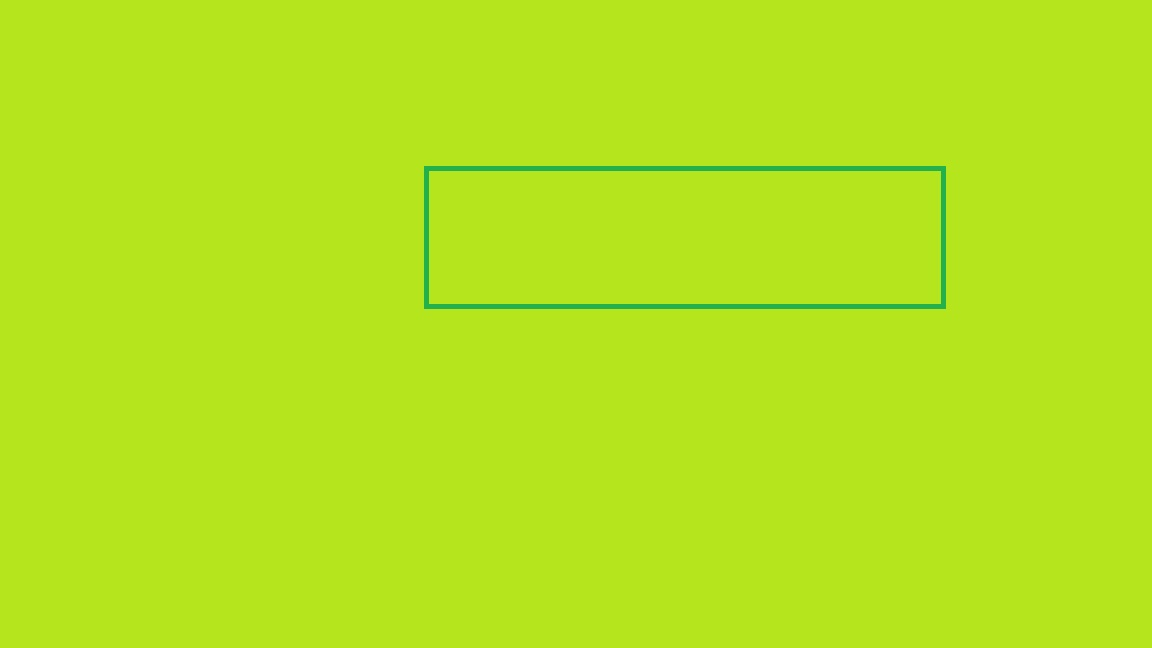
#> input picture image_test/Box_1.jpg, 1152 x 648 px
$ python bbox_2.py
#> lines starting #> are read from the running program, lines starting #| are printed output that depends on the picture; after the words box and inside, x2 and y2 are one past the last pixel; in counts of white or black regions, pixels touching at a corner belong together
import cv2 as cv

img = cv.imread('image_test/Box_1.jpg')
#> img is the input picture: shape (648, 1152, 3); mean B, G, R 29.4, 228.6, 179.7
# print(img.shape)

img_gray = cv.cvtColor(img, cv.COLOR_BGR2GRAY)
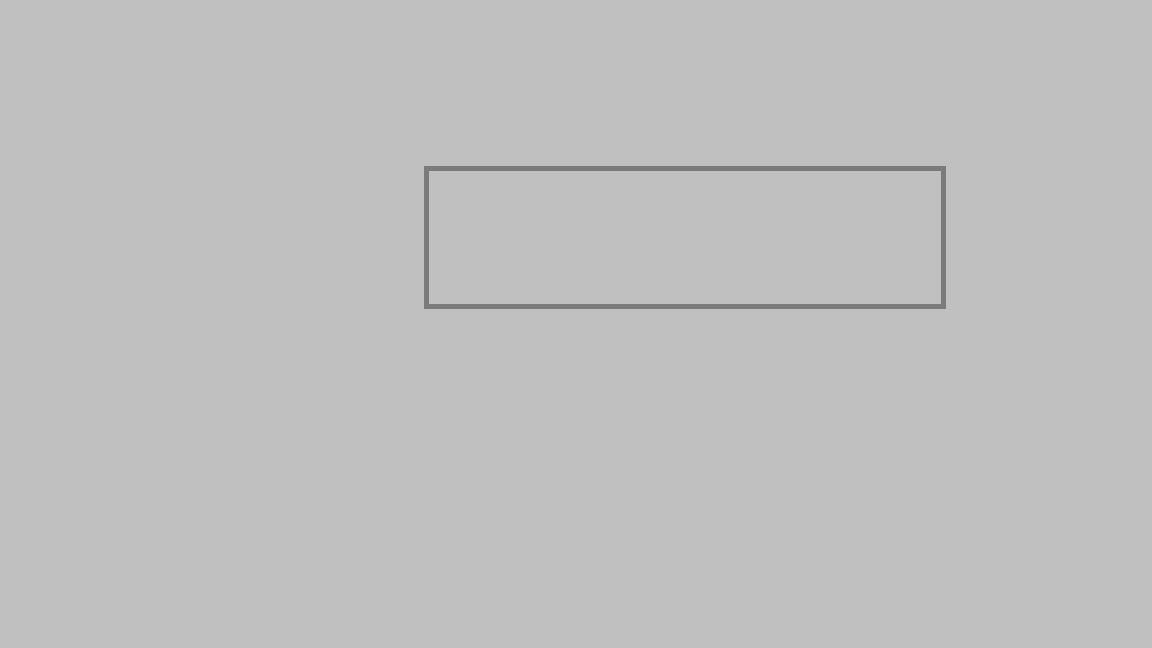
#> img_gray: shape (648, 1152); min 118, max 197, mean 191.4
_, thresh = cv.threshold(img_gray, 127, 255, cv.THRESH_BINARY)
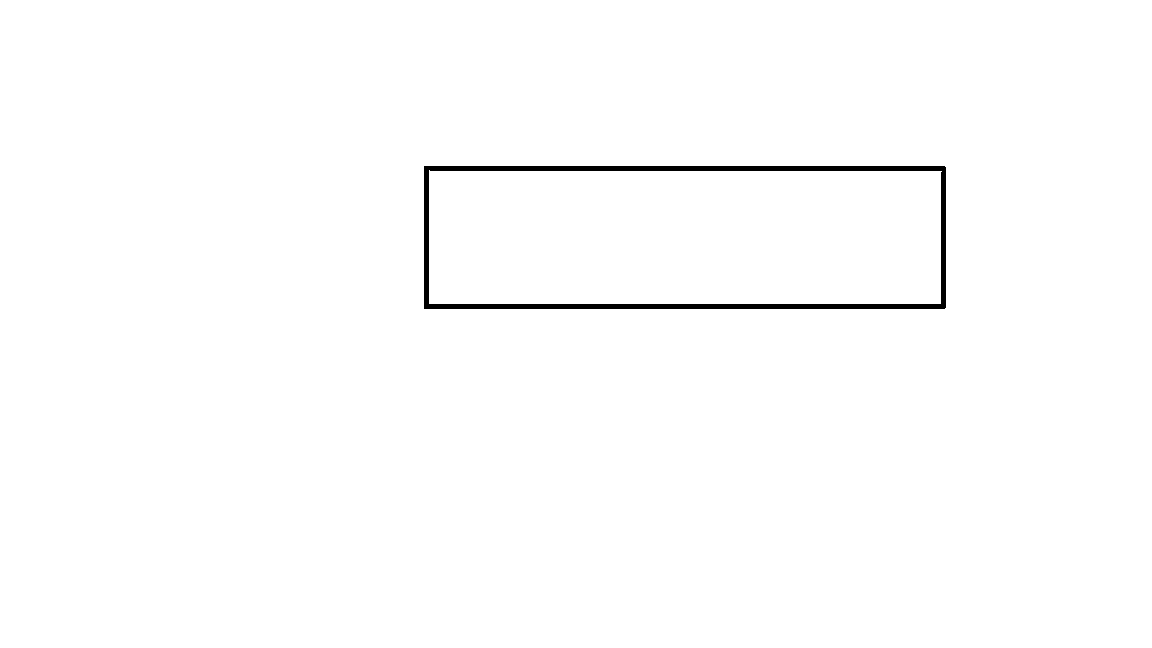
#> thresh: shape (648, 1152); 99.1% white; 1 black region

# Kontury
contours, _ = cv.findContours(thresh, cv.RETR_LIST, cv.CHAIN_APPROX_SIMPLE)
#> contours = 3 contours; box (x1, y1, x2, y2) and area: (0, 0, 1152, 648) 744697, (423, 165, 947, 310) 75307, (429, 170, 942, 304) 67453
# [8 lines of commented-out code are left out]
x, y, w, h = cv.boundingRect(contours[0])
#> x = 429; y = 170; w = 513; h = 134

# Wierzchołki
rect_vertices = [(x, y), (x + w, y), (x + w, y + h), (x, y + h)]
#> rect_vertices = [(429, 170), (942, 170), (942, 304), (429, 304)]

# print(rect_vertices)
# print((center))

# Środek wszechświata
center = (int((x + w / 2)), int(y + h / 2))
#> center = (685, 237)
cv.circle(img, center, 5, (255, 0, 0), 2)
#> img: shape (648, 1152, 3); 0.01% of pixels changed, all inside (x1, y1, x2, y2) = (679, 231, 692, 244)


# Prostoką w prostokącie-główny
# cv.rectangle(img, (p1_main), (p2_main), (255, 0, 0), 4)


def multi_bbox():
    ilosc_prostokatow = int(input('Wpisz ilość prostokątów: '))
#> the answer given: 3

    if ilosc_prostokatow == 0:
        print('Błąd: Podaj więcej niż 0!')
        return

    """
    Parametr szekosci bboxa.
    Całkowita szerokość to lenght x 2.
    Całkowita szerokość bboxa to lenght w kierunku minusowym od środka, oraz leght  w kierunku plusowym od środka.
    Lengdt to 1/2 szerokości całkowitej bboxa.
    ...(-lenght) <--(0,0)--> (+lenght)...
    """
    lenght = 25

    # Szerokość/wysokość prostokąta od środka
    p1_main = int(x + w / 2 - lenght), y
#> p1_main = (660, 170)
    p2_main = int(x + w / 2 + lenght), y + h
#> p2_main = (710, 304)

    for i in range(0, ilosc_prostokatow):
        m = 5  # margines mdzy bboxami
        z = (i * (2 * lenght + 2 * m))  # margines *2 analogicznie do lenght

        px = (x + w / 2) - (x + w / 2 - z) # punkt przekroczenia

        if px > x:
            print('Przekroczenie bboxa!')
            return

        p3_l = (z - ((ilosc_prostokatow - 1) * (lenght + m)), 0)
        p4_l = (z - ((ilosc_prostokatow - 1) * (lenght + m)), 0)

        p3_left = tuple(x + y for x, y in zip(p1_main, p3_l))
        p4_left = tuple(x + y for x, y in zip(p2_main, p4_l))

        cv.rectangle(img, (p3_left), (p4_left), (0, 000, 250), 4)  # lewy
#> this loop made 3 passes
#> (px, p3_left, p4_left) on passes 1 to 3: (0, (600, 170), (650, 304)), (60, (660, 170), (710, 304)), (120, (720, 170), (770, 304))
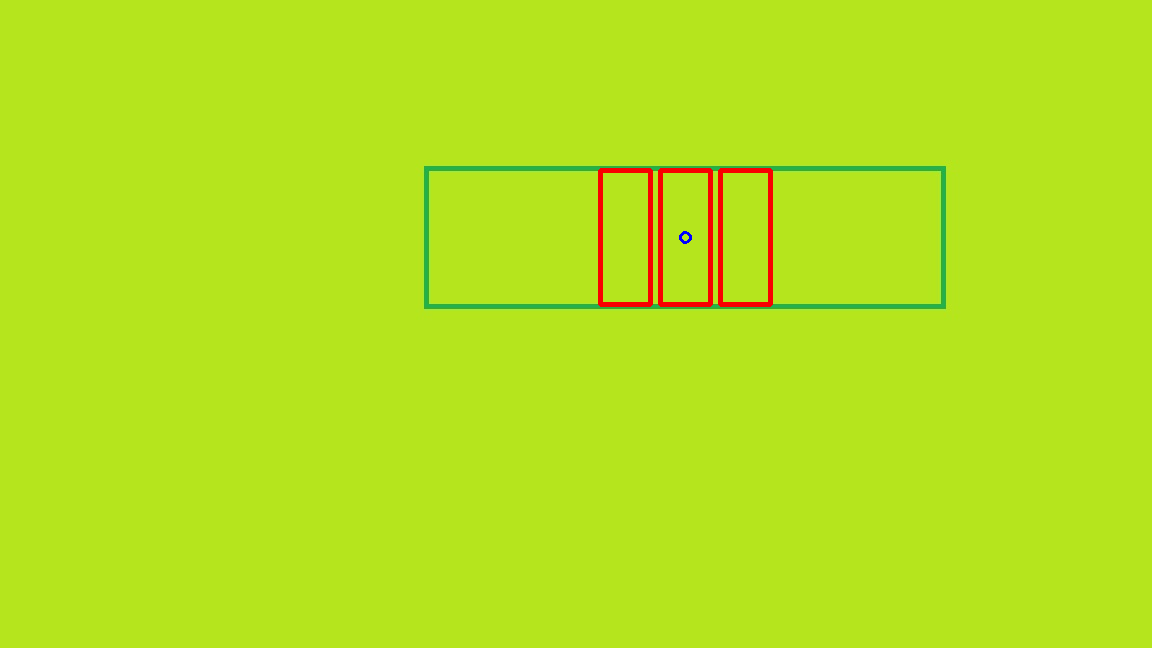
#> img: shape (648, 1152, 3); mean B, G, R 29.2, 226.9, 180.4

    cv.imshow('Obrazek', img)
    cv.waitKey(0)
    cv.destroyAllWindows()


multi_bbox()
